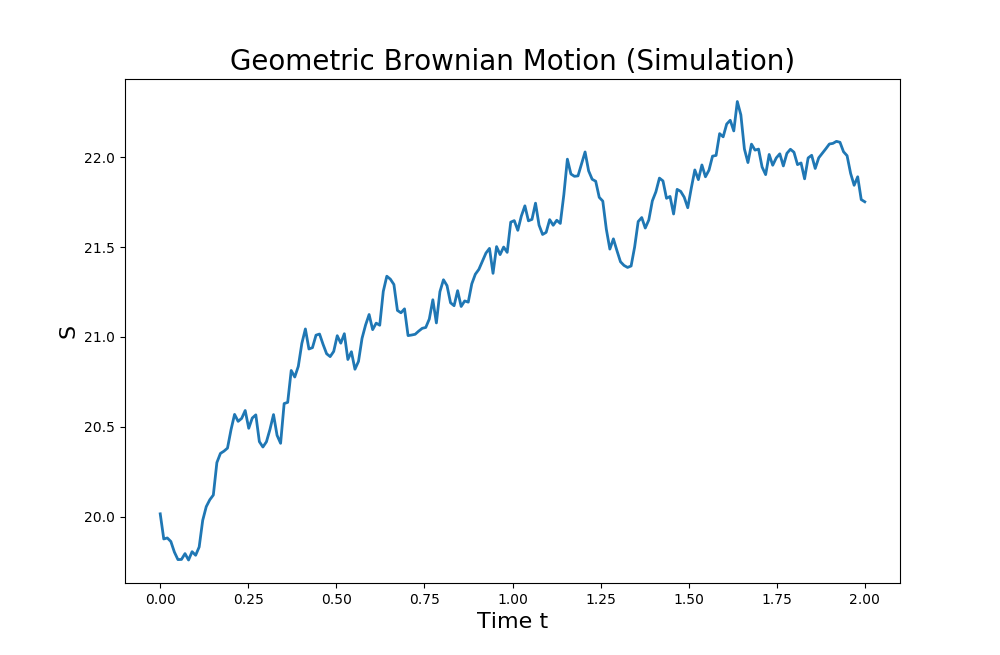

The script that drew this image:
import matplotlib.pyplot as plt
import numpy as np

'''
Geometric Brownian Motion with drift!
u=drift factor
sigma: Volatility
T: time span
dt: length of steps
S0: Stock Price in t=0
W: Brownian Motion with Drift N[0,1]
'''
fig = plt.figure(figsize=(10, 10))

T = 2
mu = 0.1
sigma = 0.04
S0 = 20
dt = 0.01
N = round(T/dt)
t = np.linspace(0, T, N)

W = np.random.standard_normal(size=N)
W = np.cumsum(W)*np.sqrt(dt)

X = (mu-0.5*sigma**2)*t + sigma*W
S = S0*np.exp(X)

plt.plot(t, S, lw=2)
plt.xlabel('Time t', fontsize=16)
plt.ylabel('S', fontsize=16)
plt.title('Geometric Brownian Motion (Simulation)', fontsize=20)
